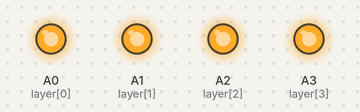
A sketch run on a simulated Arduino Uno, built with avr-gcc and run on an emulated ATmega328P. Shown: output pins drawn as LEDs (lit = HIGH). Pins used as bus, display or sensor lines are not drawn.

Above: at 0.1 s.
Timing chart, 0 to 1.6 s (numbered marks = the images above):
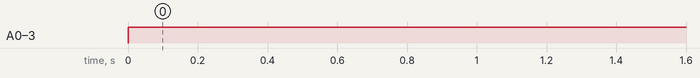

The sketch:

fillHalfAndEmpty.ino
```cpp
/*
!Developed for Aruduino UNO!
Columns
  [(x,y)-Pin]
  (1,1)-13
  (1,2)-12
  (1,3)-11
  (1,4)-10
  (2,1)-9
  (2,2)-8
  (2,3)-7
  (2,4)-6
  (3,1)-5
  (3-2)-4
  (3-3)-3
  (3,4)-2
  (4,1)-1
  (4,2)-0
  (4,3)-A5
  (4,4)-A4

Layers
  layer[0]= A0
  layer[1]= A1
  layer[2]= A2
  layer[3]= A3
 */

int column[16] = {13, 12, 11, 10, 9, 8, 7, 6, 5, 4, 3, 2, 1, 0, A5, A4};
int layer[4] = {A0, A1, A2, A3};

int xy[4][4] = {
    {13, 12, 11, 10},
    {9, 8, 7, 6},
    {5, 4, 3, 2},
    {1, 0, A5, A4}

};


void setup()
{
  for (int i = 0; i < 16; i++)
  {
    pinMode(column[i], OUTPUT);
  }
  for (int i = 0; i < 4; i++)
  {
    pinMode(layer[i], OUTPUT);
  }
}
void loop()
{
  fillHalfAndEmpty();
}

void fillHalfAndEmpty()
{
  int time = 50;

  for (int i = 0; i < 4; i++)
  {
    digitalWrite(layer[i], 1);
  }

  for (int i = 0; i < 16; i++)
  {
    digitalWrite(column[i], 1);
  }
  //left upper quarter
  digitalWrite(column[6], 0);
  digitalWrite(column[7], 0);
  delay(time);
  digitalWrite(column[3], 0);
  delay(time);
  digitalWrite(column[2], 0);
  delay(time);
  //left bottom quarter
  digitalWrite(column[5], 0);
  digitalWrite(column[1], 0);
  delay(time);
  digitalWrite(column[0], 0);
  delay(time);
  digitalWrite(column[4], 0);
  delay(time);
  //right bottom quarter
  digitalWrite(column[9], 0);
  digitalWrite(column[8], 0);
  delay(time);
  digitalWrite(column[12], 0);
  delay(time);
  digitalWrite(column[13], 0);
  delay(time);
  //right upper quarter
  digitalWrite(column[10], 0);
  digitalWrite(column[14], 0);
  delay(time);
  digitalWrite(column[15], 0);
  delay(time);
  digitalWrite(column[11], 0);
  delay(time);
  //OUTFILL
  //left upper quarter
  digitalWrite(column[6], 1);
  digitalWrite(column[7], 1);
  delay(time);
  digitalWrite(column[3], 1);
  delay(time);
  digitalWrite(column[2], 1);
  delay(time);
  //left bottom quarter
  digitalWrite(column[5], 1);
  digitalWrite(column[1], 1);
  delay(time);
  digitalWrite(column[0], 1);
  delay(time);
  digitalWrite(column[4], 1);
  delay(time);
  //right bottom quarter
  digitalWrite(column[9], 1);
  digitalWrite(column[8], 1);
  delay(time);
  digitalWrite(column[12], 1);
  delay(time);
  digitalWrite(column[13], 1);
  delay(time);
  //right upper quarter
  digitalWrite(column[10], 1);
  digitalWrite(column[14], 1);
  delay(time);
  digitalWrite(column[15], 1);
  delay(time);
  digitalWrite(column[11], 1);
  delay(time);
}
```

Measured:
- by itself, A0 (layer[0]), A1 (layer[1]), A2 (layer[2]), A3 (layer[3]): LOW → HIGH at 0.00 s
